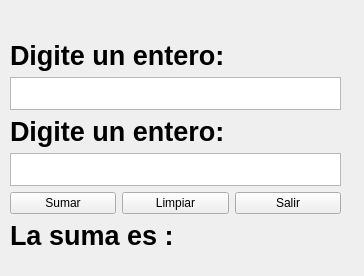
<?xml version="1.0" encoding="UTF-8"?>
<ui version="4.0">
 <class>Form</class>
 <widget class="QWidget" name="Form">
  <property name="geometry">
   <rect>
    <x>0</x>
    <y>0</y>
    <width>364</width>
    <height>276</height>
   </rect>
  </property>
  <property name="windowTitle">
   <string>Operaciones gráficas</string>
  </property>
  <widget class="QWidget" name="">
   <property name="geometry">
    <rect>
     <x>10</x>
     <y>40</y>
     <width>331</width>
     <height>211</height>
    </rect>
   </property>
   <layout class="QGridLayout" name="gridLayout">
    <item row="0" column="0" colspan="3">
     <widget class="QLabel" name="lblnumeroUno">
      <property name="font">
       <font>
        <pointsize>20</pointsize>
        <weight>75</weight>
        <bold>true</bold>
       </font>
      </property>
      <property name="text">
       <string>Digite un entero:</string>
      </property>
     </widget>
    </item>
    <item row="1" column="0" colspan="3">
     <widget class="QTextEdit" name="txtNumeroUno"/>
    </item>
    <item row="2" column="0" colspan="3">
     <widget class="QLabel" name="lblnumeroDos">
      <property name="font">
       <font>
        <pointsize>20</pointsize>
        <weight>75</weight>
        <bold>true</bold>
       </font>
      </property>
      <property name="text">
       <string>Digite un entero:</string>
      </property>
     </widget>
    </item>
    <item row="3" column="0" colspan="3">
     <widget class="QTextEdit" name="txtNumeroDos"/>
    </item>
    <item row="4" column="0">
     <widget class="QPushButton" name="btnSumar">
      <property name="text">
       <string>Sumar</string>
      </property>
     </widget>
    </item>
    <item row="4" column="1">
     <widget class="QPushButton" name="btnLimpiar">
      <property name="text">
       <string>Limpiar</string>
      </property>
     </widget>
    </item>
    <item row="4" column="2">
     <widget class="QPushButton" name="pushButton_3">
      <property name="text">
       <string>Salir</string>
      </property>
     </widget>
    </item>
    <item row="5" column="0" colspan="3">
     <widget class="QLabel" name="lblSuma">
      <property name="font">
       <font>
        <pointsize>20</pointsize>
        <weight>75</weight>
        <bold>true</bold>
       </font>
      </property>
      <property name="text">
       <string>La suma es :</string>
      </property>
     </widget>
    </item>
   </layout>
  </widget>
 </widget>
 <resources/>
 <connections>
  <connection>
   <sender>pushButton_3</sender>
   <signal>clicked()</signal>
   <receiver>Form</receiver>
   <slot>close()</slot>
   <hints>
    <hint type="sourcelabel">
     <x>273</x>
     <y>232</y>
    </hint>
    <hint type="destinationlabel">
     <x>467</x>
     <y>261</y>
    </hint>
   </hints>
  </connection>
  <connection>
   <sender>btnLimpiar</sender>
   <signal>clicked()</signal>
   <receiver>lblSuma</receiver>
   <slot>clear()</slot>
   <hints>
    <hint type="sourcelabel">
     <x>151</x>
     <y>231</y>
    </hint>
    <hint type="destinationlabel">
     <x>124</x>
     <y>291</y>
    </hint>
   </hints>
  </connection>
 </connections>
</ui>
